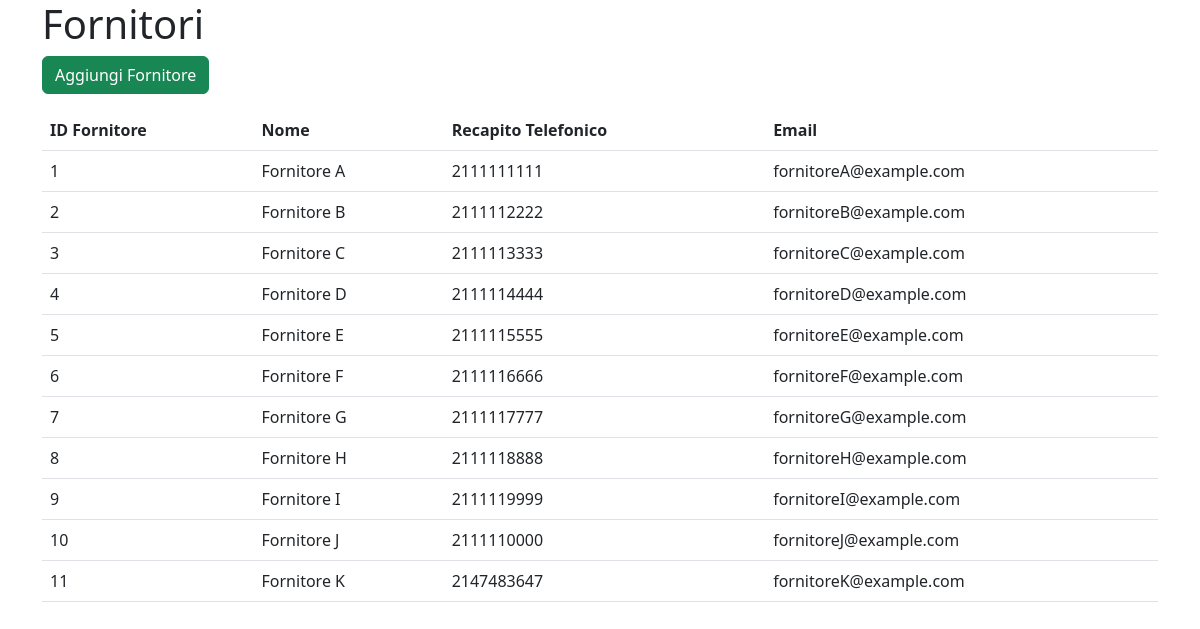
The app's page /view/receptionist/fornitori.php with its own data.
### tables this page shows
CREATE TABLE `fornitore` (
  `idFornitore` int(6) NOT NULL,
  `nome` varchar(20) NOT NULL,
  `recapitoTelefonico` bigint(1) NOT NULL,
  `email` varchar(300) NOT NULL
);

### view/receptionist/fornitori.php (the view, shortened to what this page needs)
<?php
include_once("../../includes/connection.php");
$fornitori = [];
$query = "SELECT *
            FROM fornitore
        ";
$result = mysqli_query($con, $query);
if (mysqli_num_rows($result) > 0) {
    while($row = mysqli_fetch_assoc($result)) {
        $fornitori[] = $row;
    }
}
?>
<!DOCTYPE html>
<html lang="en">
<head>
    <link rel="stylesheet" href="../../css/righeTabella.css">
    <link href="https://cdn.jsdelivr.net/npm/bootstrap@5.3.0-alpha1/dist/css/bootstrap.min.css" rel="stylesheet">
</head>
<body>
<div class="container">
    <h1>Fornitori</h1>
    <button type="button" class="btn btn-success mb-3" data-bs-toggle="modal" data-bs-target="#aggiungiFornitoreModal">Aggiungi Fornitore</button>
    <table class="table">
        <thead>
            <tr>
                <th scope="col">ID Fornitore</th>
                <th scope="col">Nome</th>
                <th scope="col">Recapito Telefonico</th>
                <th scope="col">Email</th>
            </tr>
        </thead>
        <tbody>
            <?php
                foreach ($fornitori as $fornitore) {
                    echo "<tr class='clickable-row'>";
                    echo "<td>{$fornitore['idFornitore']}</td>";
                    echo "<td>{$fornitore['nome']}</td>";
                    echo "<td>{$fornitore['recapitoTelefonico']}</td>";
                    echo "<td>{$fornitore['email']}</td>";
                    echo "</tr>";
                }
                ?>
        </tbody>
    </table>
</div>
</body>
</html>

### records on screen
fornitore: idFornitore "1", nome "Fornitore A", recapitoTelefonico "2111111111", email "fornitoreA@example.com"
fornitore: idFornitore "2", nome "Fornitore B", recapitoTelefonico "2111112222", email "fornitoreB@example.com"
fornitore: idFornitore "3", nome "Fornitore C", recapitoTelefonico "2111113333", email "fornitoreC@example.com"
fornitore: idFornitore "4", nome "Fornitore D", recapitoTelefonico "2111114444", email "fornitoreD@example.com"
fornitore: idFornitore "5", nome "Fornitore E", recapitoTelefonico "2111115555", email "fornitoreE@example.com"
fornitore: idFornitore "6", nome "Fornitore F", recapitoTelefonico "2111116666", email "fornitoreF@example.com"
fornitore: idFornitore "7", nome "Fornitore G", recapitoTelefonico "2111117777", email "fornitoreG@example.com"
fornitore: idFornitore "8", nome "Fornitore H", recapitoTelefonico "2111118888", email "fornitoreH@example.com"
fornitore: idFornitore "9", nome "Fornitore I", recapitoTelefonico "2111119999", email "fornitoreI@example.com"
fornitore: idFornitore "10", nome "Fornitore J", recapitoTelefonico "2111110000", email "fornitoreJ@example.com"
fornitore: idFornitore "11", nome "Fornitore K", recapitoTelefonico "2147483647", email "fornitoreK@example.com"
